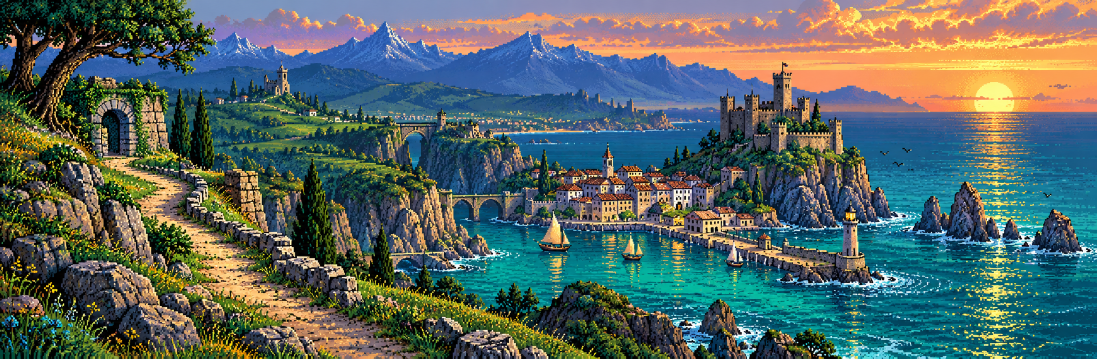
#> input picture hscroll/assets/panorama-original.png, 2194 x 717 px (shown at 1/2 size)
$ python prepare_assets.py
#> lines starting #> are read from the running program, lines starting #| are printed output that depends on the picture
### tools/abc2_assets.py
"""Offline ABC2 conversion: original RGB -> one STE palette, no dithering.
ABC2 defaults to a black entry 0; callers may reserve semantic colours.
The emitted palette and Atari bitplanes are decoded and verified against
ABC2's RGB444 preview before they are used by any example.
"""
from pathlib import Path
from PIL import Image
import hashlib,json,os,struct,subprocess,tempfile
ROOT=Path(__file__).resolve().parents[1]
def rgb(word):
    return tuple(((((word>>s)&7)<<1)|(((word>>s)>>3)&1))*17 for s in (8,4,0))
# [8 lines left out: function pack, not called in this run]
def convert(image,planes=4,locks=None):
    image=image.convert('RGB');w,h=image.size;assert w%16==0
    exe=Path(os.environ.get('ABC2',str(ROOT.parent/'abc/abc2'))).resolve()
    if not exe.is_file():raise FileNotFoundError('Build abc/abc2 or set ABC2 to the executable')
    with tempfile.TemporaryDirectory(prefix='godlib-abc2-') as td:
        td=Path(td);image.save(td/'source.png')
        args=[str(exe),'source.png','-bpc',str(planes),'-atari','-ste','-quantize','-cpu']
        for index,colour in sorted((locks or {}).items()):args+=['-forcecolor',str(index),f'{colour:03x}']
        args+=['-b','image.gfx','-p','image.pal','-preview','preview.png']
        done=subprocess.run(args,cwd=td,text=True,stdout=subprocess.PIPE,stderr=subprocess.STDOUT)
        if done.returncode:raise RuntimeError(done.stdout)
        raw=(td/'image.gfx').read_bytes();pal=(td/'image.pal').read_bytes()
        assert len(raw)==w*h*planes//8 and len(pal)==2*(1<<planes)
        words=list(struct.unpack('>'+str(1<<planes)+'H',pal));assert all(v<=0xfff for v in words)
        indices=[]
        for y in range(h):
            for x in range(0,w,16):
                values=struct.unpack_from('>'+str(planes)+'H',raw,(y*w//16+x//16)*planes*2)
                indices.extend(sum(((values[p]>>(15-i))&1)<<p for p in range(planes)) for i in range(16))
        preview=Image.new('RGB',(w,h));palette=[rgb(v) for v in words]
        preview.putdata([palette[i] for i in indices])
        assert preview.tobytes()==Image.open(td/'preview.png').convert('RGB').tobytes()
        assert raw==pack(indices,w,h,planes)
        meta={'converter':done.stdout.splitlines()[0],'arguments':args[1:],'source_rgb_sha256':hashlib.sha256(image.tobytes()).hexdigest(),'size':[w,h],'planes':planes,'gamut':'STE RGB444 / 4096 colours','dithering':False,'palette_words':[hex(v) for v in words],'used_colours':len(set(indices)),'all_exported_pixels_verified':True}
        return words,indices,preview,meta

def save(image,output,preview,planes=4,locks=None,header=True):
    words,indices,im,meta=convert(image,planes,locks)
    payload=pack(indices,*image.size,4)
    palette=struct.pack('>16H',*(words+[0]*(16-len(words))))
    data=(b'\0\0' if header else b'')+palette+payload
    Path(output).write_bytes(data);im.save(preview)
    Path(str(preview)+'.json').write_text(json.dumps(meta,indent=2)+'\n')
    return words,indices

### hscroll/prepare_assets.py
"""ABC2: 640x200 panorama, one 16-colour STE palette, no dithering."""
from pathlib import Path
import sys
from PIL import Image
root=Path(__file__).resolve().parent
sys.path.insert(0,str(root.parent/'tools'))
from abc2_assets import save
image=Image.open(root/'assets/panorama-original.png').convert('RGB').resize((640,200),Image.Resampling.LANCZOS)
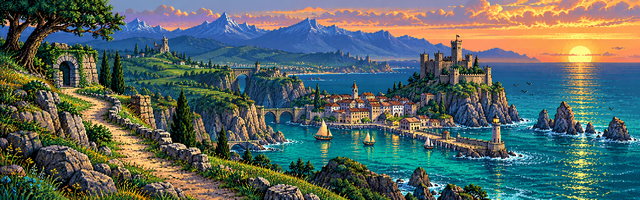
#> image: PIL image 640x200 RGB; mean R, G, B 87.2, 103.3, 98.9
save(image,root/'PANORAMA.BIN',root/'assets/panorama-st.png',locks={15:0xfff},header=False)
#> (the run stopped early here; a loop or call above may not have finished)
